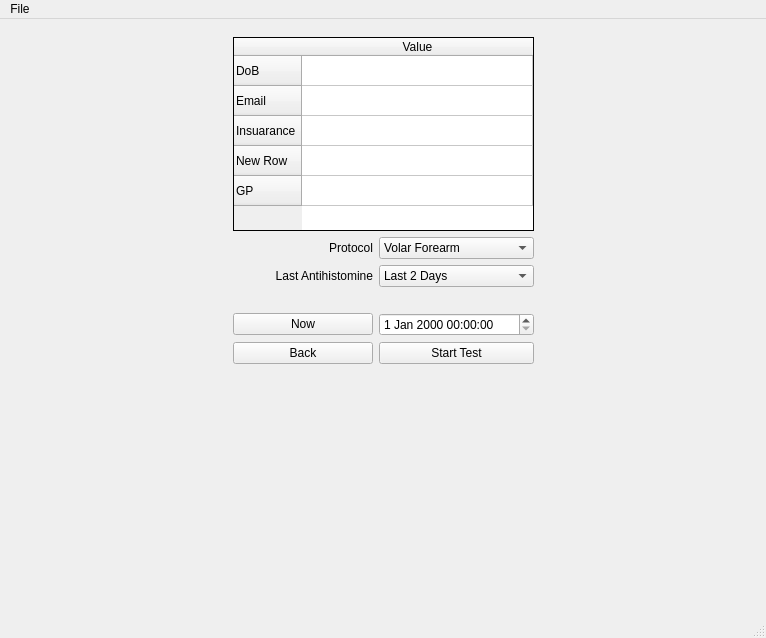
<?xml version="1.0" encoding="UTF-8"?>
<ui version="4.0">
 <class>MainWindow</class>
 <widget class="QMainWindow" name="MainWindow">
  <property name="geometry">
   <rect>
    <x>0</x>
    <y>0</y>
    <width>766</width>
    <height>638</height>
   </rect>
  </property>
  <property name="windowTitle">
   <string>SPT - Reporting</string>
  </property>
  <property name="windowIcon">
   <iconset>
    <normaloff>../resources/icons/appicon.png</normaloff>../resources/icons/appicon.png</iconset>
  </property>
  <widget class="QWidget" name="centralwidget">
   <layout class="QGridLayout" name="gridLayout_2">
    <item row="0" column="1">
     <widget class="QStackedWidget" name="stackedWidget">
      <property name="currentIndex">
       <number>1</number>
      </property>
      <widget class="QWidget" name="home">
       <layout class="QGridLayout" name="gridLayout">
        <item row="1" column="2">
         <widget class="QFrame" name="frame">
          <property name="minimumSize">
           <size>
            <width>50</width>
            <height>50</height>
           </size>
          </property>
          <property name="maximumSize">
           <size>
            <width>400</width>
            <height>400</height>
           </size>
          </property>
          <layout class="QGridLayout" name="controls">
           <property name="sizeConstraint">
            <enum>QLayout::SetMinAndMaxSize</enum>
           </property>
           <property name="leftMargin">
            <number>4</number>
           </property>
           <property name="spacing">
            <number>10</number>
           </property>
           <item row="2" column="0">
            <widget class="QPushButton" name="view_report">
             <property name="text">
              <string>View Report</string>
             </property>
            </widget>
           </item>
           <item row="1" column="0">
            <widget class="QPushButton" name="new_patient">
             <property name="text">
              <string>New Patient</string>
             </property>
             <property name="icon">
              <iconset theme="Plus">
               <normaloff>.</normaloff>.</iconset>
             </property>
            </widget>
           </item>
           <item row="0" column="0" colspan="3">
            <widget class="QComboBox" name="patient_selector">
             <item>
              <property name="text">
               <string>- None -</string>
              </property>
             </item>
            </widget>
           </item>
           <item row="1" column="2">
            <widget class="QPushButton" name="finnish_test">
             <property name="sizePolicy">
              <sizepolicy hsizetype="Preferred" vsizetype="Fixed">
               <horstretch>0</horstretch>
               <verstretch>0</verstretch>
              </sizepolicy>
             </property>
             <property name="text">
              <string>FInish Test</string>
             </property>
            </widget>
           </item>
           <item row="1" column="1">
            <widget class="QPushButton" name="start_test">
             <property name="text">
              <string>Start Test</string>
             </property>
            </widget>
           </item>
           <item row="2" column="2">
            <widget class="QPushButton" name="print_report">
             <property name="sizePolicy">
              <sizepolicy hsizetype="Fixed" vsizetype="Fixed">
               <horstretch>0</horstretch>
               <verstretch>0</verstretch>
              </sizepolicy>
             </property>
             <property name="text">
              <string>Print Report</string>
             </property>
            </widget>
           </item>
          </layout>
         </widget>
        </item>
        <item row="0" column="2">
         <widget class="QLabel" name="header">
          <property name="maximumSize">
           <size>
            <width>16777215</width>
            <height>40</height>
           </size>
          </property>
          <property name="font">
           <font>
            <pointsize>15</pointsize>
           </font>
          </property>
          <property name="layoutDirection">
           <enum>Qt::LeftToRight</enum>
          </property>
          <property name="frameShape">
           <enum>QFrame::Panel</enum>
          </property>
          <property name="text">
           <string>Clinical Reation Testing</string>
          </property>
          <property name="alignment">
           <set>Qt::AlignCenter</set>
          </property>
         </widget>
        </item>
        <item row="1" column="3">
         <spacer name="horizontalSpacer_2">
          <property name="orientation">
           <enum>Qt::Horizontal</enum>
          </property>
          <property name="sizeHint" stdset="0">
           <size>
            <width>40</width>
            <height>20</height>
           </size>
          </property>
         </spacer>
        </item>
        <item row="1" column="1">
         <spacer name="horizontalSpacer">
          <property name="orientation">
           <enum>Qt::Horizontal</enum>
          </property>
          <property name="sizeHint" stdset="0">
           <size>
            <width>40</width>
            <height>20</height>
           </size>
          </property>
         </spacer>
        </item>
        <item row="2" column="2">
         <spacer name="verticalSpacer">
          <property name="orientation">
           <enum>Qt::Vertical</enum>
          </property>
          <property name="sizeHint" stdset="0">
           <size>
            <width>20</width>
            <height>40</height>
           </size>
          </property>
         </spacer>
        </item>
       </layout>
      </widget>
      <widget class="QWidget" name="start_test_2">
       <layout class="QGridLayout" name="gridLayout_3">
        <item row="4" column="1">
         <widget class="QLabel" name="histomine">
          <property name="text">
           <string>Last Antihistomine</string>
          </property>
          <property name="alignment">
           <set>Qt::AlignRight|Qt::AlignTrailing|Qt::AlignVCenter</set>
          </property>
         </widget>
        </item>
        <item row="5" column="0">
         <spacer name="horizontalSpacer_3">
          <property name="orientation">
           <enum>Qt::Horizontal</enum>
          </property>
          <property name="sizeHint" stdset="0">
           <size>
            <width>25</width>
            <height>20</height>
           </size>
          </property>
         </spacer>
        </item>
        <item row="7" column="2">
         <widget class="QPushButton" name="start_test_3">
          <property name="text">
           <string>Start Test</string>
          </property>
         </widget>
        </item>
        <item row="5" column="4">
         <spacer name="horizontalSpacer_4">
          <property name="orientation">
           <enum>Qt::Horizontal</enum>
          </property>
          <property name="sizeHint" stdset="0">
           <size>
            <width>25</width>
            <height>20</height>
           </size>
          </property>
         </spacer>
        </item>
        <item row="2" column="2">
         <widget class="QComboBox" name="protocol_selector">
          <item>
           <property name="text">
            <string>Volar Forearm</string>
           </property>
          </item>
          <item>
           <property name="text">
            <string>Back</string>
           </property>
          </item>
         </widget>
        </item>
        <item row="2" column="1">
         <widget class="QLabel" name="protocol">
          <property name="text">
           <string>Protocol</string>
          </property>
          <property name="alignment">
           <set>Qt::AlignRight|Qt::AlignTrailing|Qt::AlignVCenter</set>
          </property>
         </widget>
        </item>
        <item row="4" column="2">
         <widget class="QComboBox" name="last_antihistomine">
          <item>
           <property name="text">
            <string>Last 2 Days</string>
           </property>
          </item>
          <item>
           <property name="text">
            <string>Last 7 Days</string>
           </property>
          </item>
          <item>
           <property name="text">
            <string>More Then 7 Days Ago</string>
           </property>
          </item>
         </widget>
        </item>
        <item row="8" column="2">
         <spacer name="verticalSpacer_2">
          <property name="orientation">
           <enum>Qt::Vertical</enum>
          </property>
          <property name="sizeHint" stdset="0">
           <size>
            <width>20</width>
            <height>224</height>
           </size>
          </property>
         </spacer>
        </item>
        <item row="6" column="1">
         <widget class="QPushButton" name="set_time_now">
          <property name="text">
           <string>Now</string>
          </property>
         </widget>
        </item>
        <item row="1" column="1" colspan="2">
         <widget class="QTableWidget" name="tableWidget">
          <property name="maximumSize">
           <size>
            <width>704</width>
            <height>194</height>
           </size>
          </property>
          <property name="frameShape">
           <enum>QFrame::Box</enum>
          </property>
          <property name="frameShadow">
           <enum>QFrame::Plain</enum>
          </property>
          <property name="sizeAdjustPolicy">
           <enum>QAbstractScrollArea::AdjustToContents</enum>
          </property>
          <property name="showGrid">
           <bool>true</bool>
          </property>
          <property name="sortingEnabled">
           <bool>false</bool>
          </property>
          <attribute name="horizontalHeaderCascadingSectionResizes">
           <bool>false</bool>
          </attribute>
          <attribute name="horizontalHeaderStretchLastSection">
           <bool>true</bool>
          </attribute>
          <row>
           <property name="text">
            <string>DoB</string>
           </property>
          </row>
          <row>
           <property name="text">
            <string>Email</string>
           </property>
          </row>
          <row>
           <property name="text">
            <string>Insuarance</string>
           </property>
          </row>
          <row>
           <property name="text">
            <string>New Row</string>
           </property>
          </row>
          <row>
           <property name="text">
            <string>GP</string>
           </property>
          </row>
          <column>
           <property name="text">
            <string>Value</string>
           </property>
          </column>
         </widget>
        </item>
        <item row="7" column="1">
         <widget class="QPushButton" name="pushButton">
          <property name="text">
           <string>Back</string>
          </property>
         </widget>
        </item>
        <item row="6" column="2">
         <widget class="QDateTimeEdit" name="dateTimeEdit"/>
        </item>
       </layout>
      </widget>
     </widget>
    </item>
   </layout>
  </widget>
  <widget class="QStatusBar" name="statusbar"/>
  <widget class="QMenuBar" name="menuBar">
   <property name="geometry">
    <rect>
     <x>0</x>
     <y>0</y>
     <width>766</width>
     <height>27</height>
    </rect>
   </property>
   <widget class="QMenu" name="menuFile">
    <property name="title">
     <string>File</string>
    </property>
    <addaction name="actionLoad_Data"/>
    <addaction name="actionSave_Data"/>
    <addaction name="separator"/>
    <addaction name="actionReport_Format"/>
    <addaction name="actionDefaults"/>
    <addaction name="actionSettings"/>
    <addaction name="separator"/>
    <addaction name="actionExit"/>
   </widget>
   <addaction name="menuFile"/>
  </widget>
  <action name="actionLoad_Data">
   <property name="text">
    <string>Load Data</string>
   </property>
  </action>
  <action name="actionSave_Data">
   <property name="text">
    <string>Save Data</string>
   </property>
  </action>
  <action name="actionDefaults">
   <property name="text">
    <string>Defaults</string>
   </property>
  </action>
  <action name="actionSettings">
   <property name="text">
    <string>Settings</string>
   </property>
  </action>
  <action name="actionExit">
   <property name="text">
    <string>Exit</string>
   </property>
  </action>
  <action name="actionReport_Format">
   <property name="text">
    <string>Report Format</string>
   </property>
  </action>
 </widget>
 <resources/>
 <connections>
  <connection>
   <sender>start_test</sender>
   <signal>clicked()</signal>
   <receiver>stackedWidget</receiver>
   <slot>lower()</slot>
   <hints>
    <hint type="sourcelabel">
     <x>391</x>
     <y>120</y>
    </hint>
    <hint type="destinationlabel">
     <x>382</x>
     <y>321</y>
    </hint>
   </hints>
  </connection>
 </connections>
</ui>
